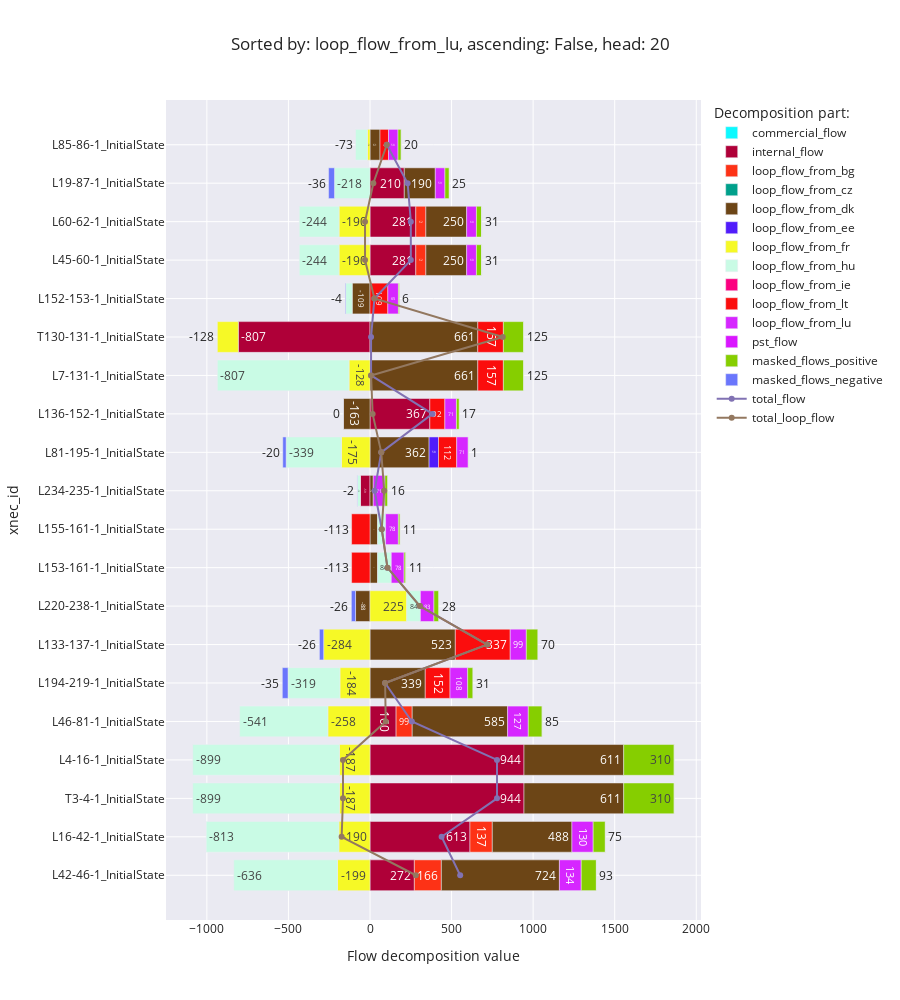

Write notebook code for a chart like this one.
### Code cell
flow_decomposition_bar_chart(f'loop_flow_from_{random.Random(12).choice(list(countries)).alpha_2.lower()}')

### Figure 1 — Plotly figure (JSON) as saved in the notebook; plotly's stock layout.template omitted (floating-point values rounded to 4 significant figures)
{"data": [{"alignmentgroup": "True", "hovertemplate": "Decomposition part:=commercial_flow<br>Flow decomposition value=%{x}<br>xnec_id=%{y}<extra></extra>", "legendgroup": "commercial_flow", "marker": {"color": "#0DF9FF", "pattern": {"shape": ""}}, "name": "commercial_flow", "offsetgroup": "commercial_flow", "orientation": "h", "showlegend": true, "textposition": "auto", "texttemplate": "%{x:.0f}", "type": "bar", "x": [null, null, null, null, null, null, null, null, null, null, null, null, null, null, null, null, null, null, null, null], "xaxis": "x", "y": ["L42-46-1_InitialState", "L16-42-1_InitialState", "T3-4-1_InitialState", "L4-16-1_InitialState", "L46-81-1_InitialState", "L194-219-1_InitialState", "L133-137-1_InitialState", "L220-238-1_InitialState", "L153-161-1_InitialState", "L155-161-1_InitialState", "L234-235-1_InitialState", "L81-195-1_InitialState", "L136-152-1_InitialState", "L7-131-1_InitialState", "T130-131-1_InitialState", "L152-153-1_InitialState", "L45-60-1_InitialState", "L60-62-1_InitialState", "L19-87-1_InitialState", "L85-86-1_InitialState"], "yaxis": "y"}, {"alignmentgroup": "True", "hovertemplate": "Decomposition part:=internal_flow<br>Flow decomposition value=%{x}<br>xnec_id=%{y}<extra></extra>", "legendgroup": "internal_flow", "marker": {"color": "#AF0038", "pattern": {"shape": ""}}, "name": "internal_flow", "offsetgroup": "internal_flow", "orientation": "h", "showlegend": true, "textposition": "auto", "texttemplate": "%{x:.0f}", "type": "bar", "x": [271.9, 612.8, 944.0, 944.0, 160.0, null, null, null, null, null, -58.59, null, 366.8, null, -807.3, null, 280.8, 280.8, 210.2, null], "xaxis": "x", "y": ["L42-46-1_InitialState", "L16-42-1_InitialState", "T3-4-1_InitialState", "L4-16-1_InitialState", "L46-81-1_InitialState", "L194-219-1_InitialState", "L133-137-1_InitialState", "L220-238-1_InitialState", "L153-161-1_InitialState", "L155-161-1_InitialState", "L234-235-1_InitialState", "L81-195-1_InitialState", "L136-152-1_InitialState", "L7-131-1_InitialState", "T130-131-1_InitialState", "L152-153-1_InitialState", "L45-60-1_InitialState", "L60-62-1_InitialState", "L19-87-1_InitialState", "L85-86-1_InitialState"], "yaxis": "y"}, {"alignmentgroup": "True", "hovertemplate": "Decomposition part:=loop_flow_from_bg<br>Flow decomposition value=%{x}<br>xnec_id=%{y}<extra></extra>", "legendgroup": "loop_flow_from_bg", "marker": {"color": "#FD3216", "pattern": {"shape": ""}}, "name": "loop_flow_from_bg", "offsetgroup": "loop_flow_from_bg", "orientation": "h", "showlegend": true, "textposition": "auto", "texttemplate": "%{x:.0f}", "type": "bar", "x": [165.6, 136.9, null, null, 98.72, null, null, null, null, null, null, null, null, null, null, null, 61.75, 61.75, null, null], "xaxis": "x", "y": ["L42-46-1_InitialState", "L16-42-1_InitialState", "T3-4-1_InitialState", "L4-16-1_InitialState", "L46-81-1_InitialState", "L194-219-1_InitialState", "L133-137-1_InitialState", "L220-238-1_InitialState", "L153-161-1_InitialState", "L155-161-1_InitialState", "L234-235-1_InitialState", "L81-195-1_InitialState", "L136-152-1_InitialState", "L7-131-1_InitialState", "T130-131-1_InitialState", "L152-153-1_InitialState", "L45-60-1_InitialState", "L60-62-1_InitialState", "L19-87-1_InitialState", "L85-86-1_InitialState"], "yaxis": "y"}, {"alignmentgroup": "True", "hovertemplate": "Decomposition part:=loop_flow_from_cz<br>Flow decomposition value=%{x}<br>xnec_id=%{y}<extra></extra>", "legendgroup": "loop_flow_from_cz", "marker": {"color": "#00A08B", "pattern": {"shape": ""}}, "name": "loop_flow_from_cz", "offsetgroup": "loop_flow_from_cz", "orientation": "h", "showlegend": true, "textposition": "auto", "texttemplate": "%{x:.0f}", "type": "bar", "x": [null, null, null, null, null, null, null, null, null, null, null, null, null, null, null, null, null, null, null, null], "xaxis": "x", "y": ["L42-46-1_InitialState", "L16-42-1_InitialState", "T3-4-1_InitialState", "L4-16-1_InitialState", "L46-81-1_InitialState", "L194-219-1_InitialState", "L133-137-1_InitialState", "L220-238-1_InitialState", "L153-161-1_InitialState", "L155-161-1_InitialState", "L234-235-1_InitialState", "L81-195-1_InitialState", "L136-152-1_InitialState", "L7-131-1_InitialState", "T130-131-1_InitialState", "L152-153-1_InitialState", "L45-60-1_InitialState", "L60-62-1_InitialState", "L19-87-1_InitialState", "L85-86-1_InitialState"], "yaxis": "y"}, {"alignmentgroup": "True", "hovertemplate": "Decomposition part:=loop_flow_from_dk<br>Flow decomposition value=%{x}<br>xnec_id=%{y}<extra></extra>", "legendgroup": "loop_flow_from_dk", "marker": {"color": "#6C4516", "pattern": {"shape": ""}}, "name": "loop_flow_from_dk", "offsetgroup": "loop_flow_from_dk", "orientation": "h", "showlegend": true, "textposition": "auto", "texttemplate": "%{x:.0f}", "type": "bar", "x": [723.7, 488.1, 611.1, 611.1, 584.7, 338.7, 523.0, -88.47, 46.57, 46.57, 19.74, 362.3, -163.1, 660.8, 660.8, -109.0, 250.1, 250.1, 190.1, 61.47], "xaxis": "x", "y": ["L42-46-1_InitialState", "L16-42-1_InitialState", "T3-4-1_InitialState", "L4-16-1_InitialState", "L46-81-1_InitialState", "L194-219-1_InitialState", "L133-137-1_InitialState", "L220-238-1_InitialState", "L153-161-1_InitialState", "L155-161-1_InitialState", "L234-235-1_InitialState", "L81-195-1_InitialState", "L136-152-1_InitialState", "L7-131-1_InitialState", "T130-131-1_InitialState", "L152-153-1_InitialState", "L45-60-1_InitialState", "L60-62-1_InitialState", "L19-87-1_InitialState", "L85-86-1_InitialState"], "yaxis": "y"}, {"alignmentgroup": "True", "hovertemplate": "Decomposition part:=loop_flow_from_ee<br>Flow decomposition value=%{x}<br>xnec_id=%{y}<extra></extra>", "legendgroup": "loop_flow_from_ee", "marker": {"color": "#511CFB", "pattern": {"shape": ""}}, "name": "loop_flow_from_ee", "offsetgroup": "loop_flow_from_ee", "orientation": "h", "showlegend": true, "textposition": "auto", "texttemplate": "%{x:.0f}", "type": "bar", "x": [null, null, null, null, null, null, null, null, null, null, null, 57.66, null, null, null, null, null, null, null, null], "xaxis": "x", "y": ["L42-46-1_InitialState", "L16-42-1_InitialState", "T3-4-1_InitialState", "L4-16-1_InitialState", "L46-81-1_InitialState", "L194-219-1_InitialState", "L133-137-1_InitialState", "L220-238-1_InitialState", "L153-161-1_InitialState", "L155-161-1_InitialState", "L234-235-1_InitialState", "L81-195-1_InitialState", "L136-152-1_InitialState", "L7-131-1_InitialState", "T130-131-1_InitialState", "L152-153-1_InitialState", "L45-60-1_InitialState", "L60-62-1_InitialState", "L19-87-1_InitialState", "L85-86-1_InitialState"], "yaxis": "y"}, {"alignmentgroup": "True", "hovertemplate": "Decomposition part:=loop_flow_from_fr<br>Flow decomposition value=%{x}<br>xnec_id=%{y}<extra></extra>", "legendgroup": "loop_flow_from_fr", "marker": {"color": "#F6F926", "pattern": {"shape": ""}}, "name": "loop_flow_from_fr", "offsetgroup": "loop_flow_from_fr", "orientation": "h", "showlegend": true, "textposition": "auto", "texttemplate": "%{x:.0f}", "type": "bar", "x": [-199.1, -190.4, -187.2, -187.2, -258.1, -184.1, -284.0, 225.2, null, null, null, -175.1, null, -128.4, -128.4, null, -189.6, -189.6, null, -15.96], "xaxis": "x", "y": ["L42-46-1_InitialState", "L16-42-1_InitialState", "T3-4-1_InitialState", "L4-16-1_InitialState", "L46-81-1_InitialState", "L194-219-1_InitialState", "L133-137-1_InitialState", "L220-238-1_InitialState", "L153-161-1_InitialState", "L155-161-1_InitialState", "L234-235-1_InitialState", "L81-195-1_InitialState", "L136-152-1_InitialState", "L7-131-1_InitialState", "T130-131-1_InitialState", "L152-153-1_InitialState", "L45-60-1_InitialState", "L60-62-1_InitialState", "L19-87-1_InitialState", "L85-86-1_InitialState"], "yaxis": "y"}, {"alignmentgroup": "True", "hovertemplate": "Decomposition part:=loop_flow_from_hu<br>Flow decomposition value=%{x}<br>xnec_id=%{y}<extra></extra>", "legendgroup": "loop_flow_from_hu", "marker": {"color": "#C9FBE5", "pattern": {"shape": ""}}, "name": "loop_flow_from_hu", "offsetgroup": "loop_flow_from_hu", "orientation": "h", "showlegend": true, "textposition": "auto", "texttemplate": "%{x:.0f}", "type": "bar", "x": [-636.0, -813.5, -899.3, -899.3, -541.2, -318.6, null, 83.8, 83.96, 48.96, -18.5, -339.0, null, -807.3, null, -40.06, -244.0, -244.0, -217.8, -72.87], "xaxis": "x", "y": ["L42-46-1_InitialState", "L16-42-1_InitialState", "T3-4-1_InitialState", "L4-16-1_InitialState", "L46-81-1_InitialState", "L194-219-1_InitialState", "L133-137-1_InitialState", "L220-238-1_InitialState", "L153-161-1_InitialState", "L155-161-1_InitialState", "L234-235-1_InitialState", "L81-195-1_InitialState", "L136-152-1_InitialState", "L7-131-1_InitialState", "T130-131-1_InitialState", "L152-153-1_InitialState", "L45-60-1_InitialState", "L60-62-1_InitialState", "L19-87-1_InitialState", "L85-86-1_InitialState"], "yaxis": "y"}, {"alignmentgroup": "True", "hovertemplate": "Decomposition part:=loop_flow_from_ie<br>Flow decomposition value=%{x}<br>xnec_id=%{y}<extra></extra>", "legendgroup": "loop_flow_from_ie", "marker": {"color": "#FC0080", "pattern": {"shape": ""}}, "name": "loop_flow_from_ie", "offsetgroup": "loop_flow_from_ie", "orientation": "h", "showlegend": true, "textposition": "auto", "texttemplate": "%{x:.0f}", "type": "bar", "x": [null, null, null, null, null, null, null, null, null, null, null, null, null, null, null, null, null, null, null, null], "xaxis": "x", "y": ["L42-46-1_InitialState", "L16-42-1_InitialState", "T3-4-1_InitialState", "L4-16-1_InitialState", "L46-81-1_InitialState", "L194-219-1_InitialState", "L133-137-1_InitialState", "L220-238-1_InitialState", "L153-161-1_InitialState", "L155-161-1_InitialState", "L234-235-1_InitialState", "L81-195-1_InitialState", "L136-152-1_InitialState", "L7-131-1_InitialState", "T130-131-1_InitialState", "L152-153-1_InitialState", "L45-60-1_InitialState", "L60-62-1_InitialState", "L19-87-1_InitialState", "L85-86-1_InitialState"], "yaxis": "y"}, {"alignmentgroup": "True", "hovertemplate": "Decomposition part:=loop_flow_from_lt<br>Flow decomposition value=%{x}<br>xnec_id=%{y}<extra></extra>", "legendgroup": "loop_flow_from_lt", "marker": {"color": "#FB0D0D", "pattern": {"shape": ""}}, "name": "loop_flow_from_lt", "offsetgroup": "loop_flow_from_lt", "orientation": "h", "showlegend": true, "textposition": "auto", "texttemplate": "%{x:.0f}", "type": "bar", "x": [null, null, null, null, null, 151.8, 336.6, null, -112.8, -112.8, null, 111.6, 92.26, 156.9, 156.9, 109.3, null, null, null, 52.35], "xaxis": "x", "y": ["L42-46-1_InitialState", "L16-42-1_InitialState", "T3-4-1_InitialState", "L4-16-1_InitialState", "L46-81-1_InitialState", "L194-219-1_InitialState", "L133-137-1_InitialState", "L220-238-1_InitialState", "L153-161-1_InitialState", "L155-161-1_InitialState", "L234-235-1_InitialState", "L81-195-1_InitialState", "L136-152-1_InitialState", "L7-131-1_InitialState", "T130-131-1_InitialState", "L152-153-1_InitialState", "L45-60-1_InitialState", "L60-62-1_InitialState", "L19-87-1_InitialState", "L85-86-1_InitialState"], "yaxis": "y"}, {"alignmentgroup": "True", "hovertemplate": "Decomposition part:=loop_flow_from_lu<br>Flow decomposition value=%{x}<br>xnec_id=%{y}<extra></extra>", "legendgroup": "loop_flow_from_lu", "marker": {"color": "#D626FF", "pattern": {"shape": ""}}, "name": "loop_flow_from_lu", "offsetgroup": "loop_flow_from_lu", "orientation": "h", "showlegend": true, "textposition": "auto", "texttemplate": "%{x:.0f}", "type": "bar", "x": [133.8, 130.3, null, null, 126.9, 108.2, 98.69, 82.99, 78.44, 78.44, 71.41, 70.87, 70.85, null, null, 65.06, 59.97, 59.97, 59.07, 57.98], "xaxis": "x", "y": ["L42-46-1_InitialState", "L16-42-1_InitialState", "T3-4-1_InitialState", "L4-16-1_InitialState", "L46-81-1_InitialState", "L194-219-1_InitialState", "L133-137-1_InitialState", "L220-238-1_InitialState", "L153-161-1_InitialState", "L155-161-1_InitialState", "L234-235-1_InitialState", "L81-195-1_InitialState", "L136-152-1_InitialState", "L7-131-1_InitialState", "T130-131-1_InitialState", "L152-153-1_InitialState", "L45-60-1_InitialState", "L60-62-1_InitialState", "L19-87-1_InitialState", "L85-86-1_InitialState"], "yaxis": "y"}, {"alignmentgroup": "True", "hovertemplate": "Decomposition part:=pst_flow<br>Flow decomposition value=%{x}<br>xnec_id=%{y}<extra></extra>", "legendgroup": "pst_flow", "marker": {"color": "#DA16FF", "pattern": {"shape": ""}}, "name": "pst_flow", "offsetgroup": "pst_flow", "orientation": "h", "showlegend": true, "textposition": "auto", "texttemplate": "%{x:.0f}", "type": "bar", "x": [null, null, null, null, null, null, null, null, null, null, null, null, null, null, null, null, null, null, null, null], "xaxis": "x", "y": ["L42-46-1_InitialState", "L16-42-1_InitialState", "T3-4-1_InitialState", "L4-16-1_InitialState", "L46-81-1_InitialState", "L194-219-1_InitialState", "L133-137-1_InitialState", "L220-238-1_InitialState", "L153-161-1_InitialState", "L155-161-1_InitialState", "L234-235-1_InitialState", "L81-195-1_InitialState", "L136-152-1_InitialState", "L7-131-1_InitialState", "T130-131-1_InitialState", "L152-153-1_InitialState", "L45-60-1_InitialState", "L60-62-1_InitialState", "L19-87-1_InitialState", "L85-86-1_InitialState"], "yaxis": "y"}, {"alignmentgroup": "True", "hovertemplate": "Decomposition part:=masked_flows_positive<br>Flow decomposition value=%{x}<br>xnec_id=%{y}<extra></extra>", "legendgroup": "masked_flows_positive", "marker": {"color": "#86CE00", "pattern": {"shape": ""}}, "name": "masked_flows_positive", "offsetgroup": "masked_flows_positive", "orientation": "h", "showlegend": true, "textposition": "auto", "texttemplate": "%{x:.0f}", "type": "bar", "x": [92.93, 74.74, 309.9, 309.9, 85.36, 31.3, 70.0, 28.33, 10.86, 10.86, 16.28, 1.169, 16.57, 124.6, 124.6, 5.569, 31.36, 31.36, 25.3, 20.0], "xaxis": "x", "y": ["L42-46-1_InitialState", "L16-42-1_InitialState", "T3-4-1_InitialState", "L4-16-1_InitialState", "L46-81-1_InitialState", "L194-219-1_InitialState", "L133-137-1_InitialState", "L220-238-1_InitialState", "L153-161-1_InitialState", "L155-161-1_InitialState", "L234-235-1_InitialState", "L81-195-1_InitialState", "L136-152-1_InitialState", "L7-131-1_InitialState", "T130-131-1_InitialState", "L152-153-1_InitialState", "L45-60-1_InitialState", "L60-62-1_InitialState", "L19-87-1_InitialState", "L85-86-1_InitialState"], "yaxis": "y"}, {"alignmentgroup": "True", "hovertemplate": "Decomposition part:=masked_flows_negative<br>Flow decomposition value=%{x}<br>xnec_id=%{y}<extra></extra>", "legendgroup": "masked_flows_negative", "marker": {"color": "#6A76FC", "pattern": {"shape": ""}}, "name": "masked_flows_negative", "offsetgroup": "masked_flows_negative", "orientation": "h", "showlegend": true, "textposition": "auto", "texttemplate": "%{x:.0f}", "type": "bar", "x": [0, 0, 0, 0, 0, -34.8, -26.0, -25.83, 0, 0, -1.794, -20.47, -0.4049, 0, 0, -3.56, 0, 0, -36.08, 0], "xaxis": "x", "y": ["L42-46-1_InitialState", "L16-42-1_InitialState", "T3-4-1_InitialState", "L4-16-1_InitialState", "L46-81-1_InitialState", "L194-219-1_InitialState", "L133-137-1_InitialState", "L220-238-1_InitialState", "L153-161-1_InitialState", "L155-161-1_InitialState", "L234-235-1_InitialState", "L81-195-1_InitialState", "L136-152-1_InitialState", "L7-131-1_InitialState", "T130-131-1_InitialState", "L152-153-1_InitialState", "L45-60-1_InitialState", "L60-62-1_InitialState", "L19-87-1_InitialState", "L85-86-1_InitialState"], "yaxis": "y"}, {"mode": "lines+markers", "name": "total_flow", "type": "scatter", "x": [552.8, 439.0, 778.5, 778.5, 256.5, 92.62, 718.3, 306.0, 107.0, 72.03, 28.54, 68.96, 383.0, 6.569, 6.569, 27.22, 250.3, 250.3, 230.8, 103.0], "y": ["L42-46-1_InitialState", "L16-42-1_InitialState", "T3-4-1_InitialState", "L4-16-1_InitialState", "L46-81-1_InitialState", "L194-219-1_InitialState", "L133-137-1_InitialState", "L220-238-1_InitialState", "L153-161-1_InitialState", "L155-161-1_InitialState", "L234-235-1_InitialState", "L81-195-1_InitialState", "L136-152-1_InitialState", "L7-131-1_InitialState", "T130-131-1_InitialState", "L152-153-1_InitialState", "L45-60-1_InitialState", "L60-62-1_InitialState", "L19-87-1_InitialState", "L85-86-1_InitialState"]}, {"mode": "lines+markers", "name": "total_loop_flow", "type": "scatter", "x": [281.0, -173.8, -165.5, -165.5, 96.51, 92.62, 718.3, 306.0, 107.0, 72.03, 87.13, 68.96, 16.13, 6.569, 813.9, 27.22, -30.45, -30.45, 20.58, 103.0], "y": ["L42-46-1_InitialState", "L16-42-1_InitialState", "T3-4-1_InitialState", "L4-16-1_InitialState", "L46-81-1_InitialState", "L194-219-1_InitialState", "L133-137-1_InitialState", "L220-238-1_InitialState", "L153-161-1_InitialState", "L155-161-1_InitialState", "L234-235-1_InitialState", "L81-195-1_InitialState", "L136-152-1_InitialState", "L7-131-1_InitialState", "T130-131-1_InitialState", "L152-153-1_InitialState", "L45-60-1_InitialState", "L60-62-1_InitialState", "L19-87-1_InitialState", "L85-86-1_InitialState"]}], "layout": {"barmode": "relative", "height": 1000, "legend": {"title": {"text": "Decomposition part:"}, "tracegroupgap": 0}, "title": {"text": "Sorted by: loop_flow_from_lu, ascending: False, head: 20"}, "xaxis": {"anchor": "y", "domain": [0, 1], "title": {"text": "Flow decomposition value"}}, "yaxis": {"anchor": "x", "domain": [0, 1], "title": {"text": "xnec_id"}}}}
